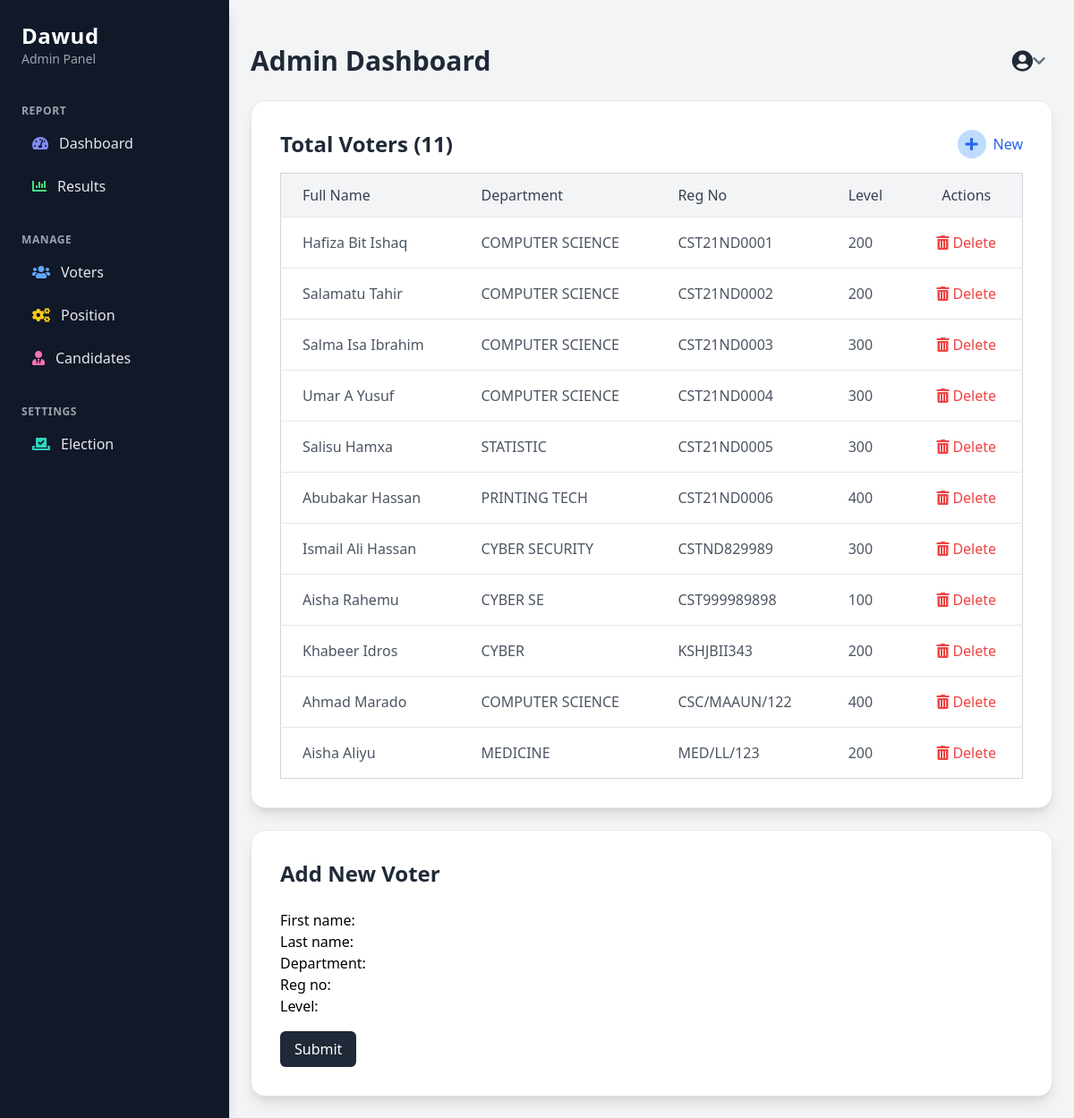
/voter (signed in), run on the app's committed database.
### maaun/models.py (models this page shows, shortened)
class Voter(AbstractBaseUser):
    first_name = models.CharField(max_length=255)
    last_name = models.CharField(max_length=255)
    department = models.CharField(max_length=255)
    reg_no = models.CharField(max_length=15, unique=True)
    level = models.CharField(max_length=3)
    has_voted = models.BooleanField(default=False)  # Add this field
    created = models.DateTimeField(auto_now=True)
    USERNAME_FIELD = "reg_no"
    objects = VoterManager()

### maaun/views.py (the view, shortened to what this page needs)
# urls.py: path("voter", views.voters, name="voter"),
@login_required(login_url='my-login')
def voters(request):
    form = VoterForm()
    voters = Voter.objects.all()
    voter_count = Voter.objects.count()
    context = {"voters":voters ,
                "form": form,
                "voter_count":voter_count
                }
    return render(request, "maaun/voter.html", context)

### maaun/forms.py (shortened to what this page needs)
class VoterForm(forms.ModelForm):
    class Meta:
        model = Voter
        fields = ["first_name", "last_name", "department", "reg_no", "level"]

### maaun/templates/maaun/voter.html (shortened to what this page needs)
{% load static %}
{% load crispy_forms_tags tailwind_filters %}
<!DOCTYPE html>
<html lang="en">
<head>
    <script src="https://cdn.tailwindcss.com"></script>
    <link href="https://cdnjs.cloudflare.com/ajax/libs/font-awesome/6.0.0-beta3/css/all.min.css" rel="stylesheet">
</head>
<body class="bg-gray-100 flex">
    <div class="w-64 bg-gradient-to-b from-gray-900 to-gray-800 text-white p-6 min-h-screen fixed top-0 left-0 shadow-lg">
        {% include 'maaun/board-sidebar.html' %}
    </div>
    <div class="flex-1 ml-64 overflow-auto">
        <div class="max-w-7xl mx-auto p-6 space-y-6">
            {% include 'maaun/board-navbar.html' %}
            <div class="bg-white p-8 rounded-2xl shadow-lg border border-gray-200">
                <div class="flex justify-between items-center mb-4">
                    <h3 class="text-2xl font-semibold text-gray-800">Total Voters ({{ voter_count }})</h3>
                    <a href="#add-voter-form" class="inline-flex items-center text-blue-600 hover:underline">
                        <div class="rounded-full bg-blue-200 w-8 h-8 flex items-center justify-center mr-2">
                            <i class="fas fa-plus text-blue-600"></i>
                        </div>
                        <span class="font-medium">New</span>
                    </a>
                </div>
                <div class="overflow-auto">
                    <table class="w-full table-auto border border-gray-300 rounded-lg">
                        <thead class="bg-gray-100">
                            <tr>
                                <th class="px-6 py-3 text-left font-medium text-gray-700">Full Name</th>
                                <th class="px-6 py-3 text-left font-medium text-gray-700">Department</th>
                                <th class="px-6 py-3 text-left font-medium text-gray-700">Reg No</th>
                                <th class="px-6 py-3 text-left font-medium text-gray-700">Level</th>
                                <th class="px-6 py-3 text-center font-medium text-gray-700">Actions</th>
                            </tr>
                        </thead>
                        <tbody class="text-gray-600">
                            {% for voter in voters %}
                            <tr class="border-t hover:bg-gray-50">
                                <td class="px-6 py-4">{{ voter.first_name|title }} {{ voter.last_name|title }}</td>
                                <td class="px-6 py-4">{{ voter.department|upper }}</td>
                                <td class="px-6 py-4">{{ voter.reg_no|upper }}</td>
                                <td class="px-6 py-4">{{ voter.level }}</td>
                                <td class="px-6 py-4 text-center">
                                    <form method="post" action="{% url 'delete_item' model_name='voter' item_id=voter.id %}" onsubmit="return confirm('Delete this voter?');" class="inline-block">
                                        <button type="submit" class="inline-flex items-center text-red-500 hover:text-red-700 transition">
                                            <i class="fas fa-trash-alt mr-1"></i> Delete
                                        </button>
                                    </form>
                                </td>
                            </tr>
                            {% empty %}
                            <tr>
                                <td colspan="5" class="px-6 py-4 text-center text-gray-500">No voters found.</td>
                            </tr>
                            {% endfor %}
                        </tbody>
                    </table>
                </div>
            </div>
            <div id="add-voter-form" class="bg-white p-8 rounded-2xl shadow-lg border border-gray-200">
                <h3 class="text-2xl font-semibold text-gray-800 mb-6">Add New Voter</h3>
                <form method="POST">
                    {{ form|crispy }}
                    <button type="submit"
                        class="bg-gray-800 text-white px-4 py-2 rounded-md mt-4 hover:bg-blue-600">
                        Submit
                    </button>
                </form>
            </div>
        </div>
    </div>
</body>
</html>

### maaun/templates/maaun/board-sidebar.html (shortened to what this page needs)
<div class="w-64 bg-gray-900 text-gray-200 h-screen p-6 fixed left-0 top-0 overflow-y-auto shadow-lg">
    <div class="mb-10">
        <h2 class="text-2xl font-bold tracking-wide text-white">
            {{ request.user.username|title }}
        </h2>
        <p class="text-sm text-gray-400">Admin Panel</p>
    </div>
    <nav class="space-y-8">
        <div>
            <h4 class="text-gray-400 uppercase text-xs font-semibold mb-2 tracking-wider">Report</h4>
            <ul class="space-y-2">
                <li>
                    <a href="{% url 'dashboard' %}" class="flex items-center hover:bg-gray-700 px-3 py-2 rounded transition">
                        <i class="fas fa-tachometer-alt mr-3 text-indigo-400"></i> Dashboard
                    </a>
                </li>
                <li>
                    <a href="{% url 'final-result' %}" class="flex items-center hover:bg-gray-700 px-3 py-2 rounded transition">
                        <i class="fas fa-chart-bar mr-3 text-green-400"></i> Results
                    </a>
                </li>
            </ul>
        </div>
        <div>
            <h4 class="text-gray-400 uppercase text-xs font-semibold mb-2 tracking-wider">Manage</h4>
            <ul class="space-y-2">
                <li>
                    <a href="{% url 'voter' %}" class="flex items-center hover:bg-gray-700 px-3 py-2 rounded transition">
                        <i class="fas fa-users mr-3 text-blue-400"></i> Voters
                    </a>
                </li>
                <li>
                    <a href="{% url 'position' %}" class="flex items-center hover:bg-gray-700 px-3 py-2 rounded transition">
                        <i class="fas fa-cogs mr-3 text-yellow-400"></i> Position
                    </a>
                </li>
                <li>
                    <a href="{% url 'candidate' %}" class="flex items-center hover:bg-gray-700 px-3 py-2 rounded transition">
                        <i class="fas fa-user-tie mr-3 text-pink-400"></i> Candidates
                    </a>
                </li>
            </ul>
        </div>
        <div>
            <h4 class="text-gray-400 uppercase text-xs font-semibold mb-2 tracking-wider">Settings</h4>
            <ul class="space-y-2">
                <li>
                    <a href="{% url 'election' %}" class="flex items-center hover:bg-gray-700 px-3 py-2 rounded transition">
                        <i class="fas fa-vote-yea mr-3 text-teal-400"></i> Election
                    </a>
                </li>
            </ul>
        </div>
    </nav>
</div>

### data on the page
Voter: first_name "Hafiza", last_name "Bit Ishaq", department "COMPUTER SCIENCE", reg_no "CST21ND0001", level "200"
Voter: first_name "Salamatu", last_name "Tahir", department "COMPUTER SCIENCE", reg_no "CST21ND0002", level "200"
Voter: first_name "Salma", last_name "Isa Ibrahim", department "COMPUTER SCIENCE", reg_no "CST21ND0003", level "300"
Voter: first_name "Umar A", last_name "Yusuf", department "COMPUTER SCIENCE", reg_no "CST21ND0004", level "300"
Voter: first_name "Salisu", last_name "Hamxa", department "STATISTIC", reg_no "CST21ND0005", level "300"
Voter: first_name "Abubakar", last_name "Hassan", department "PRINTING TECH", reg_no "CST21ND0006", level "400"
Voter: first_name "Ismail", last_name "Ali Hassan", department "CYBER SECURITY", reg_no "CSTND829989", level "300"
Voter: first_name "Aisha", last_name "Rahemu", department "CYBER SE", reg_no "CST999989898", level "100"
Voter: first_name "Khabeer", last_name "Idros", department "CYBER", reg_no "KSHJBII343", level "200"
Voter: first_name "Ahmad", last_name "Marado", department "COMPUTER SCIENCE", reg_no "CSC/MAAUN/122", level "400"
Voter: first_name "Aisha", last_name "Aliyu", department "MEDICINE", reg_no "MED/LL/123", level "200"

### other printed values
{{ request.user.username|title }} "Dawud"
{{ voter_count }} "11"
